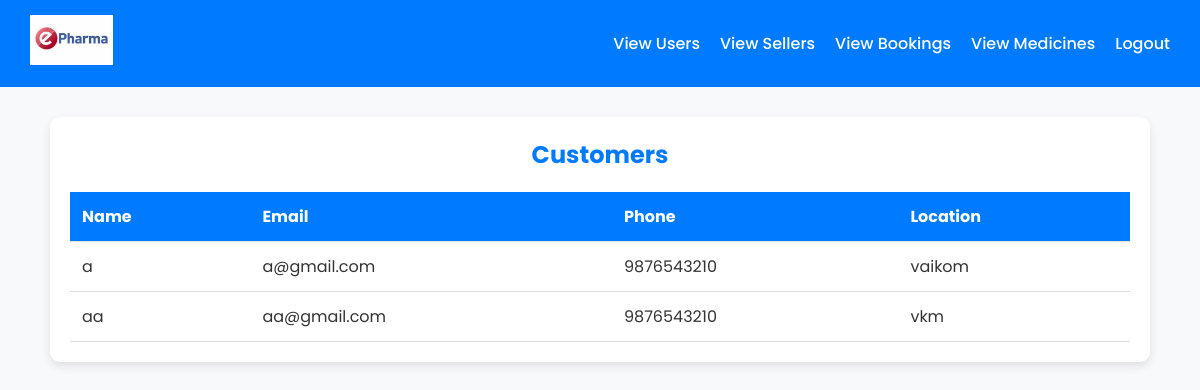
/viewusers/, run on the app's committed database.
### app/models.py (models this page shows, shortened)
class Customer(models.Model):
    user = models.OneToOneField(User, on_delete=models.CASCADE, null=True, blank=True)
    name = models.CharField(max_length=100)
    email = models.EmailField(unique=True)
    phone = models.PositiveBigIntegerField()
    password = models.CharField(max_length=255)
    location = models.CharField(max_length=255)

### app/views.py (the view)
# urls.py: path("viewusers/", views.viewusers, name="viewusers"),
def viewusers(request):
    users=Customer.objects.all()
    return render(request,'admin/viewusers.html',{'users':users})

### templates/admin/viewusers.html (shortened to what this page needs)
<!DOCTYPE html>
<html lang="en">
<head>
</head>
<body>
    <nav class="navbar">
        <a href="../adminhome"><img src="../static/OIP (3).jpg" alt="logo"></a>
        <div>
            <a href="../viewusers">View Users</a>
            <a href="../viewsellers">View Sellers</a>
            <a href="../viewbookings">View Bookings</a>
            <a href="../viewmedicine">View Medicines</a>
            <a href="../logout" class="logout">Logout</a>
        </div>
    </nav>
    <div class="container">
        <h2>Customers</h2>
        <table>
            <thead>
                <tr>
                    <th>Name</th>
                    <th>Email</th>
                    <th>Phone</th>
                    <th>Location</th>
                </tr>
            </thead>
            <tbody>
                {% for med in users %}
                <tr>
                    <td>{{ med.name }}</td>
                    <td>{{ med.email }}</td>
                    <td>{{ med.phone }}</td>
                    <td>{{ med.location }}</td>
                </tr>
                {% endfor %}
            </tbody>
        </table>
    </div>
</body>
</html>

### templates/admin/viewusers.html (style rules this page uses)
* { margin: 0; padding: 0; box-sizing: border-box; }
body { font-family: 'Poppins', sans-serif; background-color: #f8f9fa; color: #333; }
.navbar { display: flex; justify-content: space-between; align-items: center; background-color: #007bff; padding: 15px 30px; }
.navbar img { height: 50px; }
.navbar div { display: flex; gap: 20px; }
.navbar a { color: white; text-decoration: none; font-weight: 500; transition: 0.3s; }
.container { max-width: 1100px; margin: 30px auto; background: #fff; padding: 20px; border-radius: 10px; box-shadow: 0 4px 10px rgba(0, 0, 0, 0.1); }
h2 { text-align: center; color: #007bff; margin-bottom: 20px; }
table { width: 100%; border-collapse: collapse; background: white; }
th, td { padding: 12px; text-align: left; border-bottom: 1px solid #ddd; }
th { background-color: #007bff; color: white; }

### data on the page
Customer: name "a", email "a@gmail.com", phone "9876543210", location "vaikom"
Customer: name "aa", email "aa@gmail.com", phone "9876543210", location "vkm"
